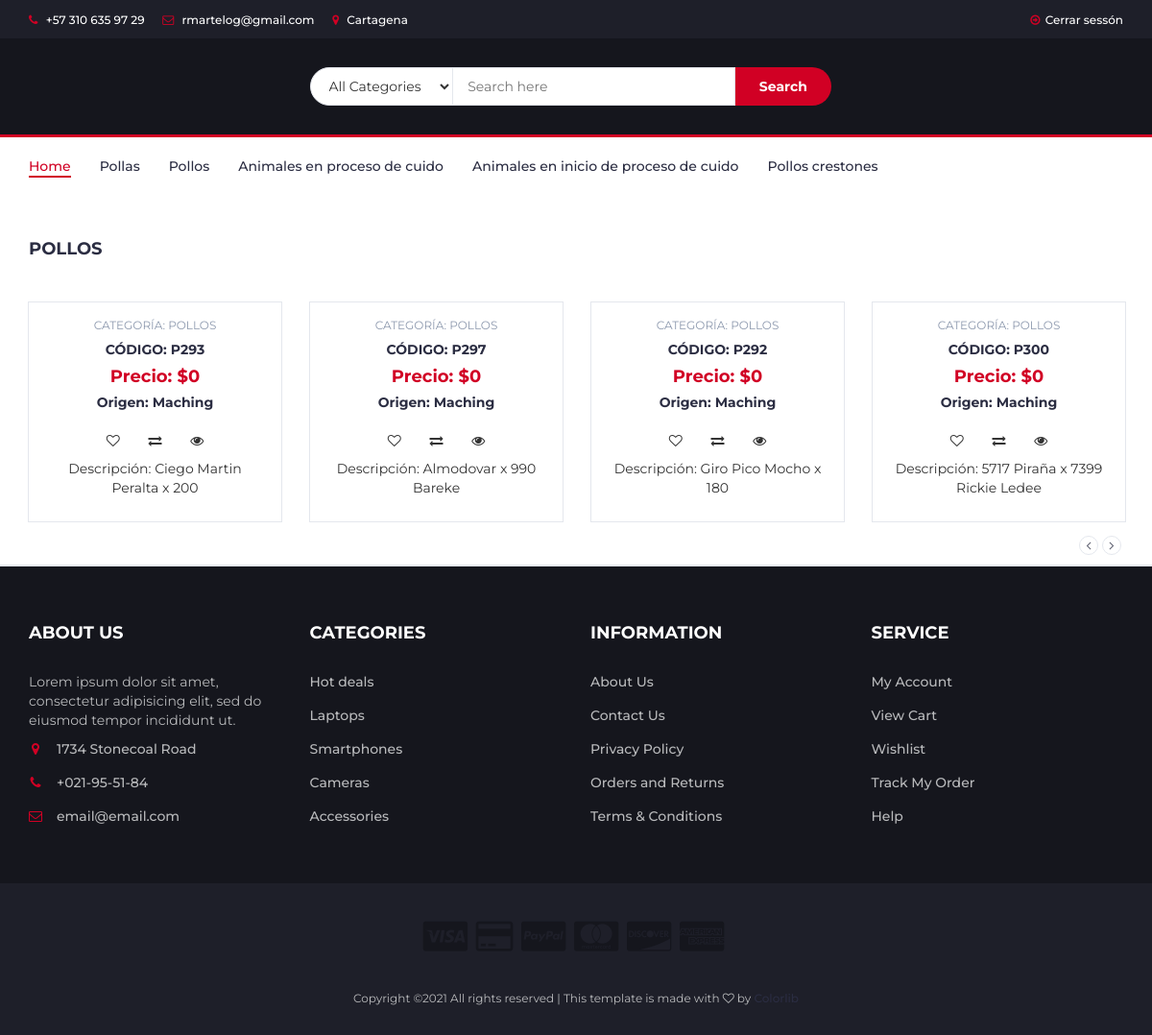
Screenshot of /home/pollos with the database file from the repository.
### portafolio/models.py (models this page shows)
class Producto(models.Model):
    nombre_gallo = models.CharField(max_length=200, null=True, blank=False, verbose_name='Nombre_gallo')
    slug = models.SlugField()
    categoria = models.ForeignKey(Categoria, on_delete=models.CASCADE)
    descripcion = models.TextField(null=True, blank=False, help_text='ingrese una descripcipón del animal',
                                   verbose_name='Descripcion animal')
    precio = models.IntegerField(null=True, blank=False)
    origen_animal = models.TextField(null=True, blank=False, help_text='ingrese el origen del animal',
                                     verbose_name='origen_animal')
    foto = models.ImageField(upload_to='portafolio/static/images', verbose_name='Foto_animal', null=True, blank=True)
    disponible = models.BooleanField(default=True)
    class Meta:
        verbose_name = 'Producto'
        verbose_name_plural = 'Productos'
        ordering = ['id']

class Categoria (models.Model):
    nombre_categoria = models.CharField(max_length=300, null=True, blank=False, verbose_name='Nombre_categoria')
    descripcion = models.TextField(null=True, blank=False,help_text='ingrese una descripcipón del animal', verbose_name='Descripcion animal')
    def __str__(self):
        return self.nombre_categoria
    class Meta:
        verbose_name = 'categoria'
        verbose_name_plural = 'categorias'
        ordering =['-id']

### portafolio/views.py (the view)
class pollos(View):
    model = Producto
    template_name = 'portafolio/categoria_pollos.html'
    def get(self, request, *args, **kwargs):
        categoria = Categoria.objects.get(nombre_categoria='Pollos')
        pollos = Producto.objects.filter(categoria=categoria, disponible=True)
        return render(request, self.template_name, {'pollos':pollos})

### portafolio/templates/portafolio/categoria_pollos.html (shortened to what this page needs)
{% extends 'portafolio/base.html' %}
{% load i18n %}
{% block content %}
    <div class="section">
        <div class="container">
            <div class="row">
                <div class="col-md-12">
                    <div class="section-title">
                        <h4 class="title">Pollos</h4>
                    </div>
                </div>
                {% if pollos %}
                    <div class="col-md-12">
                        <div class="row">
                            <div class="products-tabs">
                                <div id="tab1" class="tab-pane active">
                                    <div class="products-slick" data-nav="#slick-nav-1">
                                        {% for pollo in pollos %}
                                        <div class="product">
                                            <div class="product-body">
                                                <p class="product-category">Categoría: {{ pollo.categoria }}</p>
                                                <h3 class="product-name"><a href="#">Código: {{ pollo.nombre_gallo }}</a></h3>
                                                <h4 class="product-price">Precio: ${{pollo.precio}}
                                                </h4>
                                                <h5 class="product-old">Origen: {{pollo.origen_animal}}</h5>
                                                <div class="product-btns">
                                                    <button class="add-to-wishlist"><i class="fa fa-heart-o"></i></button>
                                                    <button class="add-to-compare"><i class="fa fa-exchange"></i></button>
                                                    <button class="quick-view"><i class="fa fa-eye"></i></button>
                                                    <p> Descripción: {{ pollo.descripcion }}</p>
                                                </div>
                                            </div>
                                            <div class="add-to-cart">
                                                <button class="add-to-cart-btn"> add
                                                </button>
                                            </div>
                                        </div>
                                        {% endfor %}
                                    </div>
                                    <div id="slick-nav-1" class="products-slick-nav"></div>
                                </div>
                            </div>
                        </div>
                    </div>
                {% endif %}
            </div>
        </div>
    </div>
{% endblock content %}

### portafolio/static/css/style.css (style rules this page uses)
body { font-family: 'Montserrat', sans-serif; font-weight: 400; color: #333; }
h1, h2, h3, h4, h5, h6 { color: #2B2D42; font-weight: 700; margin: 0 0 10px; }
a { color: #2B2D42; font-weight: 500; -webkit-transition: 0.2s color; transition: 0.2s color; }
.section { padding-top: 30px; padding-bottom: 30px; }
.section-title { position: relative; margin-bottom: 30px; margin-top: 15px; }
.section-title .title { display: inline-block; text-transform: uppercase; margin: 0px; }
.product { position: relative; margin: 15px 0px; -webkit-box-shadow: 0px 0px 0px 0px #E4E7ED, 0px 0px 0px 1px #E4E7ED; box-shadow: 0px 0px 0px 0px #E4E7ED, 0px 0px 0px 1px #E4E7ED; -webkit-transition: 0.2s all; transition: 0.2s all; }
.product .product-body { position: relative; padding: 15px; background-color: #FFF; text-align: center; z-index: 20; }
.product .product-body .product-category { text-transform: uppercase; font-size: 12px; color: #8D99AE; }
.product .product-body .product-name { text-transform: uppercase; font-size: 14px; }
.product .product-body .product-name>a { font-weight: 700; }
.product .product-body .product-price { color: #D10024; font-size: 18px; }
.product .product-body .product-btns>button { position: relative; width: 40px; height: 40px; line-height: 40px; background: transparent; border: none; -webkit-transition: 0.2s all; transition: 0.2s all; }
.product .add-to-cart { position: absolute; left: 1px; right: 1px; bottom: 1px; padding: 15px; background: #1e1f29; text-align: center; -webkit-transform: translateY(0%); -ms-transform: translateY(0%); transform: translateY(0%); -webkit-transition: 0.2s all; transition: 0.2s all; z-index: 2; }
.product .add-to-cart .add-to-cart-btn { position: relative; border: 2px solid transparent; height: 40px; padding: 0 30px; background-color: #ef233c; color: #FFF; text-transform: uppercase; font-weight: 700; border-radius: 40px; -webkit-transition: 0.2s all; transition: 0.2s all; }
.products-slick .product.slick-slide { margin: 15px; }
.products-tabs>.tab-pane { display: block; height: 0; opacity: 0; visibility: hidden; overflow-y: hidden; padding-bottom: 60px; margin-bottom: -60px; }
.products-tabs>.tab-pane.active { opacity: 1; visibility: visible; height: auto; }
.products-slick-nav { position: absolute; right: 15px; z-index: 10; }

### rows the page displays
Producto: categoria "POLLOS", nombre_gallo "P293", precio "0", origen_animal "Maching", descripcion "Ciego Martin Peralta x 200"
Producto: categoria "POLLOS", nombre_gallo "P297", precio "0", origen_animal "Maching", descripcion "Almodovar x 990 Bareke"
Producto: categoria "POLLOS", nombre_gallo "P292", precio "0", origen_animal "Maching", descripcion "Giro Pico Mocho x 180"
Producto: categoria "POLLOS", nombre_gallo "P300", precio "0", origen_animal "Maching", descripcion "5717 Piraña x 7399 Rickie Ledee"
